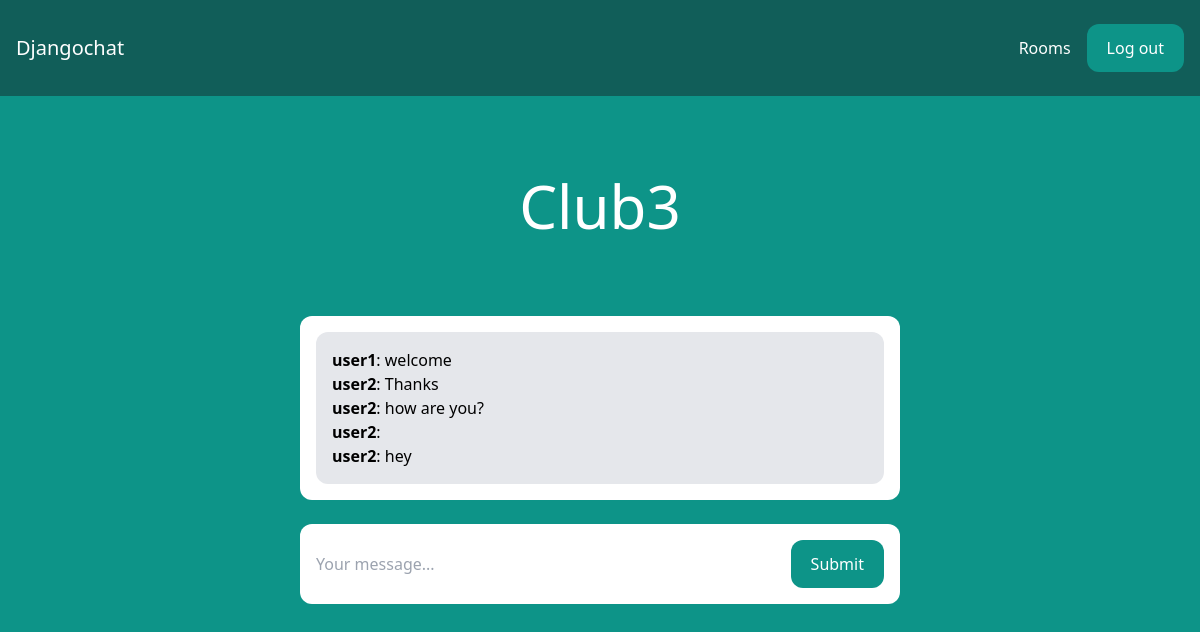
The page /rooms/club3/ (signed in) on the database its author committed.
### room/models.py (models this page shows)
class Room(models.Model):
    name = models.CharField(max_length = 255)
    slug = models.SlugField(unique=True)

class Message(models.Model):
    room = models.ForeignKey(Room, related_name = 'messages', on_delete = models.CASCADE)
    user = models.ForeignKey(User, related_name = 'messages', on_delete = models.CASCADE)
    content = models.TextField()
    date_added = models.DateTimeField(auto_now_add=True)
    class Meta:
        ordering = ('date_added',)

### room/views.py (the view)
# urls.py: path('rooms/', include('room.urls')),
@login_required
def room(request, slug):
    room = Room.objects.get(slug=slug)
    messages = Message.objects.filter(room=room)[0:25]
    return render(request, 'room/room.html', {'room' : room, 'messages': messages})

### room/templates/room/room.html (shortened to what this page needs)
{% extends 'core/base.html' %}
{% block content %}
<div class="p-10 lg:p-20 text-center">
    <h1 class="text-3xl lg:text-6xl text-white">{{ room.name }}</h1>
</div>
<div class="lg:w-2/4 mx-4 lg:mx-auto p-4 bg-white rounded-xl">
    <div class="p-4 bg-gray-200 rounded-xl">
    <div class="chat-messages space-y-3" id="chat-messages">
        {% for m in messages %}<b>{{ m.user.username }}</b>: {{ m.content }}<br>{% endfor %}
    </div>
</div>
</div>
<div class="lg:w-2/4 mt-6 mx-4 lg:mx-auto p-4 bg-white rounded-xl">
    <form method="post" action="." class="flex">
        <input type="text" name="content" class="flex-1 mr-3" placeholder="Your message..." id="chat-message-input">
        <button
            class="px-5 py-3 rounded-xl text-white bg-teal-600 hover:bg-teal-700"
            id="chat-message-submit"
        >Submit</button>
    </form>
</div>
{% endblock %}

### rows shown on the page
Room: name "Club3"
Message: user.username "user1", content "welcome"
Message: user.username "user2", content "Thanks"
Message: user.username "user2", content "how are you?"
Message: user.username "user2"
Message: user.username "user2", content "hey"
